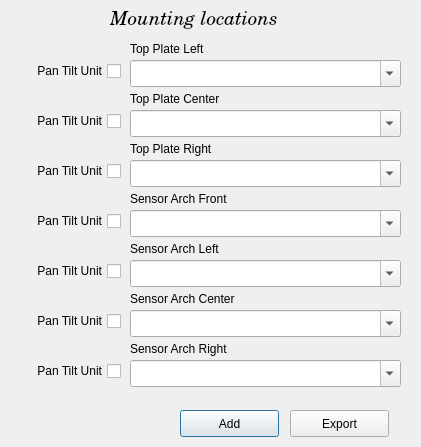
<?xml version="1.0" encoding="UTF-8"?>
<ui version="4.0">
 <class>SecDialog</class>
 <widget class="QDialog" name="SecDialog">
  <property name="geometry">
   <rect>
    <x>0</x>
    <y>0</y>
    <width>421</width>
    <height>447</height>
   </rect>
  </property>
  <property name="windowTitle">
   <string>Dialog</string>
  </property>
  <widget class="QPushButton" name="addbutton2">
   <property name="geometry">
    <rect>
     <x>180</x>
     <y>410</y>
     <width>99</width>
     <height>27</height>
    </rect>
   </property>
   <property name="text">
    <string>Add</string>
   </property>
  </widget>
  <widget class="QPushButton" name="exportbutton2">
   <property name="geometry">
    <rect>
     <x>290</x>
     <y>410</y>
     <width>99</width>
     <height>27</height>
    </rect>
   </property>
   <property name="text">
    <string>Export</string>
   </property>
  </widget>
  <widget class="QComboBox" name="location1combo">
   <property name="geometry">
    <rect>
     <x>130</x>
     <y>60</y>
     <width>271</width>
     <height>27</height>
    </rect>
   </property>
   <property name="editable">
    <bool>true</bool>
   </property>
  </widget>
  <widget class="QLabel" name="label">
   <property name="geometry">
    <rect>
     <x>110</x>
     <y>10</y>
     <width>171</width>
     <height>21</height>
    </rect>
   </property>
   <property name="font">
    <font>
     <family>Century Schoolbook L</family>
     <pointsize>14</pointsize>
     <italic>true</italic>
    </font>
   </property>
   <property name="frameShadow">
    <enum>QFrame::Plain</enum>
   </property>
   <property name="lineWidth">
    <number>1</number>
   </property>
   <property name="text">
    <string>Mounting locations</string>
   </property>
   <property name="textFormat">
    <enum>Qt::AutoText</enum>
   </property>
  </widget>
  <widget class="QLabel" name="label_2">
   <property name="geometry">
    <rect>
     <x>130</x>
     <y>40</y>
     <width>271</width>
     <height>17</height>
    </rect>
   </property>
   <property name="text">
    <string>Top Plate Left</string>
   </property>
  </widget>
  <widget class="QLabel" name="label_3">
   <property name="geometry">
    <rect>
     <x>130</x>
     <y>90</y>
     <width>261</width>
     <height>17</height>
    </rect>
   </property>
   <property name="text">
    <string>Top Plate Center</string>
   </property>
  </widget>
  <widget class="QComboBox" name="location2combo">
   <property name="geometry">
    <rect>
     <x>130</x>
     <y>110</y>
     <width>271</width>
     <height>27</height>
    </rect>
   </property>
   <property name="editable">
    <bool>true</bool>
   </property>
  </widget>
  <widget class="QLabel" name="label_4">
   <property name="geometry">
    <rect>
     <x>130</x>
     <y>140</y>
     <width>271</width>
     <height>17</height>
    </rect>
   </property>
   <property name="text">
    <string>Top Plate Right</string>
   </property>
  </widget>
  <widget class="QComboBox" name="location3combo">
   <property name="geometry">
    <rect>
     <x>130</x>
     <y>160</y>
     <width>271</width>
     <height>27</height>
    </rect>
   </property>
   <property name="editable">
    <bool>true</bool>
   </property>
  </widget>
  <widget class="QLabel" name="label_5">
   <property name="geometry">
    <rect>
     <x>130</x>
     <y>190</y>
     <width>121</width>
     <height>17</height>
    </rect>
   </property>
   <property name="text">
    <string>Sensor Arch Front</string>
   </property>
  </widget>
  <widget class="QComboBox" name="location4combo">
   <property name="geometry">
    <rect>
     <x>130</x>
     <y>210</y>
     <width>271</width>
     <height>27</height>
    </rect>
   </property>
   <property name="editable">
    <bool>true</bool>
   </property>
  </widget>
  <widget class="QLabel" name="label_6">
   <property name="geometry">
    <rect>
     <x>130</x>
     <y>240</y>
     <width>261</width>
     <height>17</height>
    </rect>
   </property>
   <property name="text">
    <string>Sensor Arch Left</string>
   </property>
  </widget>
  <widget class="QComboBox" name="location5combo">
   <property name="geometry">
    <rect>
     <x>130</x>
     <y>260</y>
     <width>271</width>
     <height>27</height>
    </rect>
   </property>
   <property name="editable">
    <bool>true</bool>
   </property>
  </widget>
  <widget class="QLabel" name="label_7">
   <property name="geometry">
    <rect>
     <x>130</x>
     <y>290</y>
     <width>191</width>
     <height>17</height>
    </rect>
   </property>
   <property name="text">
    <string>Sensor Arch Center</string>
   </property>
  </widget>
  <widget class="QComboBox" name="location6combo">
   <property name="geometry">
    <rect>
     <x>130</x>
     <y>310</y>
     <width>271</width>
     <height>27</height>
    </rect>
   </property>
   <property name="editable">
    <bool>true</bool>
   </property>
  </widget>
  <widget class="QLabel" name="label_8">
   <property name="geometry">
    <rect>
     <x>130</x>
     <y>340</y>
     <width>251</width>
     <height>17</height>
    </rect>
   </property>
   <property name="text">
    <string>Sensor Arch Right</string>
   </property>
  </widget>
  <widget class="QComboBox" name="location7combo">
   <property name="geometry">
    <rect>
     <x>130</x>
     <y>360</y>
     <width>271</width>
     <height>27</height>
    </rect>
   </property>
   <property name="editable">
    <bool>true</bool>
   </property>
  </widget>
  <widget class="QCheckBox" name="location1ptu">
   <property name="geometry">
    <rect>
     <x>10</x>
     <y>60</y>
     <width>111</width>
     <height>22</height>
    </rect>
   </property>
   <property name="layoutDirection">
    <enum>Qt::RightToLeft</enum>
   </property>
   <property name="text">
    <string>Pan Tilt Unit</string>
   </property>
  </widget>
  <widget class="QCheckBox" name="location2ptu">
   <property name="geometry">
    <rect>
     <x>10</x>
     <y>110</y>
     <width>111</width>
     <height>22</height>
    </rect>
   </property>
   <property name="layoutDirection">
    <enum>Qt::RightToLeft</enum>
   </property>
   <property name="text">
    <string>Pan Tilt Unit</string>
   </property>
  </widget>
  <widget class="QCheckBox" name="location3ptu">
   <property name="geometry">
    <rect>
     <x>10</x>
     <y>160</y>
     <width>111</width>
     <height>22</height>
    </rect>
   </property>
   <property name="layoutDirection">
    <enum>Qt::RightToLeft</enum>
   </property>
   <property name="text">
    <string>Pan Tilt Unit</string>
   </property>
  </widget>
  <widget class="QCheckBox" name="location4ptu">
   <property name="geometry">
    <rect>
     <x>10</x>
     <y>210</y>
     <width>111</width>
     <height>22</height>
    </rect>
   </property>
   <property name="layoutDirection">
    <enum>Qt::RightToLeft</enum>
   </property>
   <property name="text">
    <string>Pan Tilt Unit</string>
   </property>
  </widget>
  <widget class="QCheckBox" name="location5ptu">
   <property name="geometry">
    <rect>
     <x>10</x>
     <y>260</y>
     <width>111</width>
     <height>22</height>
    </rect>
   </property>
   <property name="layoutDirection">
    <enum>Qt::RightToLeft</enum>
   </property>
   <property name="text">
    <string>Pan Tilt Unit</string>
   </property>
  </widget>
  <widget class="QCheckBox" name="location6ptu">
   <property name="geometry">
    <rect>
     <x>10</x>
     <y>310</y>
     <width>111</width>
     <height>22</height>
    </rect>
   </property>
   <property name="layoutDirection">
    <enum>Qt::RightToLeft</enum>
   </property>
   <property name="text">
    <string>Pan Tilt Unit</string>
   </property>
  </widget>
  <widget class="QCheckBox" name="location7ptu">
   <property name="geometry">
    <rect>
     <x>10</x>
     <y>360</y>
     <width>111</width>
     <height>22</height>
    </rect>
   </property>
   <property name="layoutDirection">
    <enum>Qt::RightToLeft</enum>
   </property>
   <property name="text">
    <string>Pan Tilt Unit</string>
   </property>
  </widget>
 </widget>
 <resources/>
 <connections/>
</ui>
